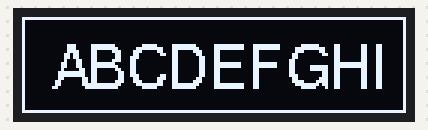
The program below on a simulated MicroPython board. Parts: 128×32 one-colour display.

Above: at 0.22 s.
At 5.59 s:
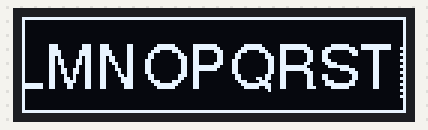
At 11.15 s:
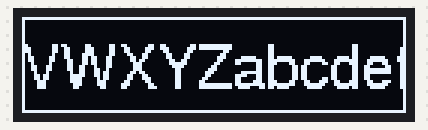
At 22.3 s:
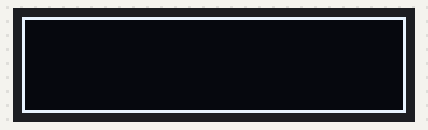
At 31.22 s:
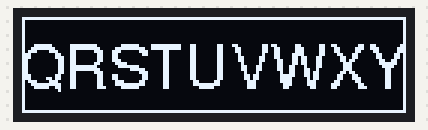
At 39.84 s:
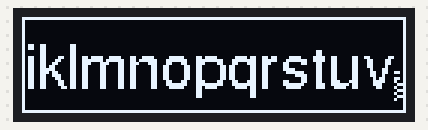

Measured:
- what the display in image 3 shows lasts 0.8 s, from 22.2 s to 23.0 s

The program:

oled_alphabet.py
```python
from machine import Pin, I2C
from time import sleep
from oled_writer import Writer

import ssd1306
import oled_freesans20 as font

# OLED 디스플레이 설정 (128x32 해상도)
i2c = I2C(0, scl=Pin(5), sda=Pin(4), freq=400000)
w = width = 128
h = height = 32
oled = ssd1306.SSD1306_I2C(w, h, i2c)
writer = Writer(oled, font, verbose=0)

# 화면 중간에 출력하기 위해 위치 계산
fw = font_width = writer.font.max_width()  # 폰트의 최대 글자 너비
fh = font_height = writer.font.height()   # 폰트 높이

text = "ABCDEFGHIJKLMNOPQRSTUVWXYZabcdefghijiklmnopqrstuvwxyz0123456789"
text_width = len(text) * font_width

x = 10
y = (h - fh) // 2 + 2  # 화면 가운데 행 계산
duration = 0.03

idx = 0
while 1 :
    oled.fill(0)

    writer.print(text, x=x, y=y)

    oled.rect(0, 0, w, h, 1)
    oled.show()

    sleep( duration )

    idx += 1

    x = x - 5 if x > -text_width*0.6 else 10
pass
```

oled_writer.py
```python
# oled_writer.py

import framebuf
from uctypes import bytearray_at, addressof
from sys import implementation

# Basic Writer class for monochrome displays
class Writer():

    def __init__(self, device, font, verbose=True):
        self.device = device

        self.font = font
        if font.height() >= device.height or font.max_width() >= device.width:
            raise ValueError('Font too large for screen')

        # Allow to work with reverse or normal font mapping
        if font.hmap():
            self.map = framebuf.MONO_HMSB if font.reverse() else framebuf.MONO_HLSB
        else:
            raise ValueError('Font must be horizontally mapped.')
        pass

        if verbose:
            fstr = 'Orientation: Horizontal. Reversal: {}. Width: {}. Height: {}.'
            print(fstr.format(font.reverse(), device.width, device.height))
            print('Start row = {} col = {}'.format(self._getstate().text_row, self._getstate().text_col))
        pass

        self.screenwidth = device.width  # In pixels
        self.screenheight = device.height
        self.bgcolor = 0  # Monochrome background and foreground colors
        self.fgcolor = 1
        self.row_clip = False  # Clip or scroll when screen fullt
        self.col_clip = False  # Clip or new line when row is full
        self.wrap = True  # Word wrap
        self.cpos = 0
        self.tab = 4

        self.glyph = None  # Current char
        self.char_height = 0
        self.char_width = 0
        self.clip_width = 0

        self.x = 10
        self.y = (device.height - font.height()) // 2
    pass

    def _newline(self):
        height = self.font.height()

        self.y += height
        self.x = 0

        margin = self.screenheight - (self.y + height)
        y = self.screenheight + margin
        if margin < 0:
            if not self.row_clip:
                self.device.scroll(0, margin)
                self.device.fill_rect(0, y, self.screenwidth, abs(margin), self.bgcolor)
                self.y += margin
            pass
        pass
    pass

    def set_clip(self, row_clip=None, col_clip=None, wrap=None):
        if row_clip is not None:
            self.row_clip = row_clip
        if col_clip is not None:
            self.col_clip = col_clip
        if wrap is not None:
            self.wrap = wrap

        return self.row_clip, self.col_clip, self.wrap
    pass

    @property
    def height(self):  # Property for consistency with device
        return self.font.height()
    pass

    def print(self, string, x=None, y=None, invert=False):
        if x is not None :
            self.x = x
        pass

        if y is not None :
            self.y = y
        pass

        # word wrapping. Assumes words separated by single space.
        q = string.split('\n')
        last = len(q) - 1

        for n, s in enumerate(q):
            if s:
                self._printline(s, invert)
            pass

            if n != last:
                self._printchar('\n')
            pass
        pass
    pass

    def _printline(self, string, invert):
        rstr = None
        if self.wrap and self.stringlen(string, True):  # Length > self.screenwidth
            pos = 0
            lstr = string[:]
            while self.stringlen(lstr, True):  # Length > self.screenwidth
                pos = lstr.rfind(' ')
                lstr = lstr[:pos].rstrip()
            if pos > 0:
                rstr = string[pos + 1:]
                string = lstr
            pass
        pass

        for char in string:
            self._printchar(char, invert)
        if rstr is not None:
            self._printchar('\n')
            self._printline(rstr, invert)  # Recurse
        pass
    pass

    def stringlen(self, string, oh=False):
        if not len(string):
            return 0

        x = self.x  # Start column
        wd = self.screenwidth
        str_len = 0
        for char in string[:-1]:
            _, _, char_width = self.font.get_ch(char)
            str_len += char_width
            if oh and str_len + x > wd:
                return True  # All done. Save time.
            pass
        pass

        char = string[-1]
        _, _, char_width = self.font.get_ch(char)
        if oh and str_len + x + char_width > wd:
            str_len += self._truelen(char)  # Last char might have blank cols on RHS
        else:
            str_len += char_width  # Public method. Return same value as old code.
        return str_len + x > wd if oh else str_len
    pass

    # Return the printable width of a glyph less any blank columns on RHS
    def _truelen(self, char):
        glyph, ht, wd = self.font.get_ch(char)
        div, mod = divmod(wd, 8)
        gbytes = div + 1 if mod else div  # No. of bytes per row of glyph
        mc = 0  # Max non-blank column
        data = glyph[(wd - 1) // 8]  # Last byte of row 0
        for row in range(ht):  # Glyph row
            for col in range(wd -1, -1, -1):  # Glyph column
                gbyte, gbit = divmod(col, 8)
                if gbit == 0:  # Next glyph byte
                    data = glyph[row * gbytes + gbyte]
                if col <= mc:
                    break
                if data & (1 << (7 - gbit)):  # Pixel is lit (1)
                    mc = col  # Eventually gives rightmost lit pixel
                    break
            if mc + 1 == wd:
                break  # All done: no trailing space
            pass
        pass

        # print('Truelen', char, wd, mc + 1)  # TEST
        return mc + 1
    pass

    def _get_char(self, char, recurse):
        if not recurse:  # Handle tabs
            if char == '\n':
                self.cpos = 0
            elif char == '\t':
                nspaces = self.tab - (self.cpos % self.tab)
                if nspaces == 0:
                    nspaces = self.tab
                while nspaces:
                    nspaces -= 1
                    self._printchar(' ', recurse=True)
                self.glyph = None  # All done
                return
            pass
        pass

        self.glyph = None  # Assume all done
        if char == '\n':
            self._newline()
            return
        glyph, char_height, char_width = self.font.get_ch(char)

        np = None  # Allow restriction on printable columns
        if self.y + char_height > self.screenheight:
            if self.row_clip:
                return
            self._newline()
        pass

        oh = self.x + char_width - self.screenwidth  # Overhang (+ve)

        if oh > 0:
            if self.col_clip or self.wrap:
                np = char_width - oh  # No. of printable columns
                if np <= 0:
                    return
            else:
                self._newline()
            pass
        pass

        self.glyph = glyph
        self.char_height = char_height
        self.char_width = char_width
        self.clip_width = char_width if np is None else np
    pass

    # Method using blitting. Efficient rendering for monochrome displays.
    # Tested on SSD1306. Invert is for black-on-white rendering.
    def _printchar(self, char, invert=False, recurse=False):
        self._get_char(char, recurse)
        if self.glyph is None:
            return  # All done
        buf = bytearray(self.glyph)
        if invert:
            for i, v in enumerate(buf):
                buf[i] = 0xFF & ~ v
        fbc = framebuf.FrameBuffer(buf, self.clip_width, self.char_height, self.map)
        self.device.blit(fbc, self.x, self.y)
        self.x += self.char_width
        self.cpos += 1
    pass

    def tabsize(self, value=None):
        if value is not None:
            self.tab = value
        return self.tab
    pass

    def setcolor(self, *_):
        return self.fgcolor, self.bgcolor
    pass
pass

if __name__ == '__main__':
    print("Hello...")

    from machine import Pin, I2C
    from time import sleep
    import ssd1306
    import oled_freesans20 as font

    # OLED 디스플레이 설정 (128x32 해상도)
    i2c = I2C(0, scl=Pin(5), sda=Pin(4), freq=400000)
    w = width = 128
    h = height = 32
    oled = ssd1306.SSD1306_I2C(w, h, i2c)
    writer = Writer(oled, font, verbose=0)

    # "Hello World"를 화면 중간에 출력하기 위해 위치 계산
    fw = font_width = writer.font.max_width()  # 폰트의 최대 글자 너비
    fh = font_height = writer.font.height()   # 폰트 높이

    text = "ABCDEFGHIJ"
    text_width = len(text) * font_width

    x = 4
    y = (h - fh) // 2 + 2  # 화면 가운데 행 계산

    oled.fill(0)
    writer.print(text, x, y)
    oled.rect(0, 0, w, h, 1)
    oled.show()
pass
```

Source omitted: oled_freesans20.py (17801 bytes)
